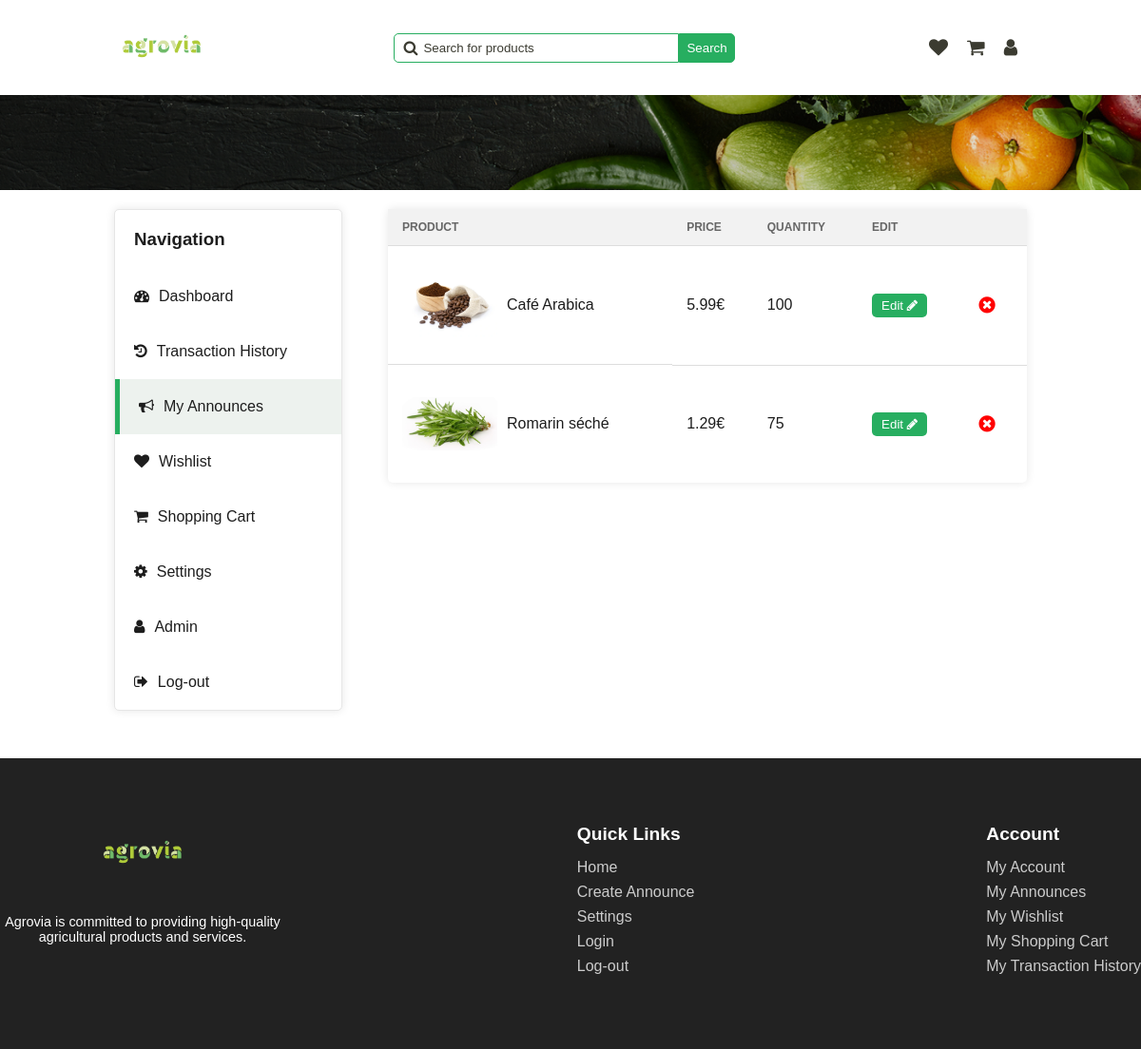
The page /pages/my-announces.php (signed in) on the database its author committed.
### tables this page shows
CREATE TABLE Announce (
  id INTEGER PRIMARY KEY,
  id_category INTEGER,
  image TEXT,
  title TEXT,
  description TEXT,
  price FLOAT,
  quantity INTEGER,
  rating INTEGER,
  out_of_stock BOOLEAN,
  FOREIGN KEY (id_category) REFERENCES Category(id)
);

### php/user.php (called while the page is built, shortened)
<?php
require '../php/pdo.php';
function get_user_by_id($id_user)
{
    global $pdo;
    try {
        $query = "SELECT * FROM User WHERE id = :id_user";
        $stmt = $pdo->prepare($query);
        $stmt->bindParam(':id_user', $id_user);
        $stmt->execute();
        $user = $stmt->fetch(PDO::FETCH_ASSOC);
        return $user;
    } catch (PDOException $e) {
        echo $e->getMessage();
    }
}

### php/announce.php (called while the page is built, shortened)
<?php
require '../php/pdo.php';
function get_user_announces_by_id($user_id)
{
    global $pdo;
    $query = "SELECT * FROM Announce WHERE id IN (SELECT announce_id FROM UserAnnounce WHERE user_id = :user_id)";
    $stmt = $pdo->prepare($query);
    $stmt->bindParam(':user_id', $user_id);
    $stmt->execute();
    $announce = $stmt->fetchAll(PDO::FETCH_ASSOC);
    return $announce;
}
?>

### pages/my-announces.php (the view, shortened to what this page needs)
<!DOCTYPE html>
<html lang="en">
<head>
    <link rel="stylesheet" href="../styles/alert.css">
    <link rel="stylesheet" href="../styles/dashboard.css" onload="load_theme()">
    <link rel="stylesheet" href="../styles/main-header.css">
    <link rel="stylesheet" href="../styles/my-announces.css">
    <link rel="stylesheet" href="../styles/confirm-modal.css">
    <link rel="stylesheet" href="../styles/wishlist.css">
    <link rel="stylesheet" href="../styles/footer.css">
    <link rel="stylesheet" href="https://cdnjs.cloudflare.com/ajax/libs/font-awesome/4.7.0/css/font-awesome.min.css">
</head>
<body>
    <header>
        <a href="../pages/home.php"><img id="logo" src="../assets/logo/agrovia-green.png" alt="logo"></a>
        <div class="search-bar">
            <span>
                <i class="fa fa-search"></i>
                <input type="text" name="search" id="search" placeholder="Search for products"
                    onkeydown="if(event.keyCode === 13) search()">
            </span>
            <button onclick="search()">Search</button>
        </div>
        <div class="user">
            <a href="../pages/wishlist.php">
                <i class="fa fa-heart"></i>
            </a>
            <a href="../pages/shopping-cart.php">
                <i class="fa fa-shopping-cart"></i>
            </a>
            <a href="../pages/dashboard.php">
                <i class="fa fa-user"></i>
            </a>
        </div>
    </header>
    <div class="separator-background"></div>
    <?php
    require "../php/user.php";
    require "../php/announce.php";
    $user = get_user_by_id($_SESSION['user_id']);
    $user_announces = get_user_announces_by_id($_SESSION['user_id']);
    ?>
    <div class="main-container">
        <section class="navigation">
            <h3>Navigation</h3>
            <a href="../pages/dashboard.php">
                <i class="fa fa-tachometer" aria-hidden="true"></i>
                <span>Dashboard</span>
            </a>
            <a href="../pages/transaction-history.php">
                <i class="fa fa-history"></i>
                <span>Transaction History</span>
            </a>
            <a href="../pages/my-announces.php" class="active">
                <i class="fa fa-bullhorn"></i>
                <span>My Announces</span>
            </a>
            <a href="../pages/wishlist.php">
                <i class="fa fa-heart"></i>
                <span>Wishlist</span>
            </a>
            <a href="../pages/shopping-cart.php">
                <i class="fa fa-shopping-cart"></i>
                <span>Shopping Cart</span>
            </a>
            <a href="../pages/settings.php">
                <i class="fa fa-gear"></i>
                <span>Settings</span>
            </a>
            <?php
            if ($user['is_admin']) {
                echo '<a href="../pages/admin.php"><i class="fa fa-user"></i><span>Admin</span></a>';
            }
            ?>
            <a href="../php/log-out.php">
                <i class="fa fa-sign-out"></i>
                Log-out
            </a>
        </section>
        <section class="tab-content my-announces-section">
            <table>
                <tr>
                    <th>Product</th>
                    <th>Price</th>
                    <th>Quantity</th>
                    <th>Edit</th>
                    <th></th>
                </tr>
                <?php foreach ($user_announces as $item): ?>
                    <tr id="wishlist-item-<?php echo $item['id']; ?>">
                        <td class="product">
                            <img src="<?php echo $item['image']; ?>" alt="product">
                            <span class="title"><?php echo $item['title']; ?></span>
                        </td>
                        <td class="price" id="price-<?php echo $item['id']; ?>">
                            <?php echo $item['price']; ?>€
                        </td>
                        <td class="stock-status">
                            <span>
                                <span class="quantity"
                                    id="count-<?php echo $item['id']; ?>"><?php echo $item['quantity']; ?></span>
                            </span>
                        </td>
                        <td>
                            <button class="edit-btn" onclick="open_edit_announce_modal(
                                            <?php echo $item['id']; ?>,
                                            '<?php echo $item['title']; ?>',
                                            '<?php echo $item['description']; ?>',
                                            <?php echo $item['price']; ?>,
                                            <?php echo $item['quantity']; ?>
                            )">
                                Edit <i class="fa fa-pencil" aria-hidden="true"></i>
                            </button>
                        </td>
                        <td>
                            <button class="delete-btn" onclick="delete_announce(<?php echo $item['id']; ?>)">
                                <i class="fa fa-times-circle" aria-hidden="true"></i>
                            </button>
                        </td>
                    </tr>
                    <?php
                endforeach;
                ?>
            </table>
        </section>
    </div>
    <div class="footer">
        <div class="footer-content">
            <div class="footer-logo">
                <a href="../pages/home.php"><img src="../assets/logo/agrovia-green.png" alt="Agrovia logo"></a>
                <p>Agrovia is committed to providing high-quality agricultural products and services.</p>
            </div>
            <div class="footer-section">
                <h3>Quick Links</h3>
                <a href="../pages/home.php">Home</a>
                <a href="../pages/create-announce.php">Create Announce</a>
                <a href="../pages/settings.php">Settings</a>
                <a href="../pages/login.php">Login</a>
                <a href="../php/log-out.php">Log-out</a>
            </div>
            <div class="footer-section">
                <h3>Account</h3>
                <a href="../pages/dashboard.php">My Account</a>
                <a href="../pages/my-announces.php">My Announces</a>
                <a href="../pages/wishlist.php">My Wishlist</a>
                <a href="../pages/shopping-cart.php">My Shopping Cart</a>
                <a href="../pages/transaction-history.php">My Transaction History</a>
            </div>
        </div>
    </div>
</body>
</html>

### styles/dashboard.css (style rules this page uses)
.main-container { margin-top: 120px; display: flex; justify-content: space-between; color: var(--dark); }
.main-container .navigation { display: flex; justify-content: flex-start; flex-direction: column; background-color: var(--white); width: 25%; border-radius: 5px; height: max-content; box-shadow: 0 0 10px rgba(0, 0, 0, 0.1); border: 1px solid var(--light-stroke); }
.main-container .navigation h3 { padding: 20px; margin: 0; color: var(--dark); }
.main-container .navigation a { padding: 20px; display: flex; justify-content: flex-start; text-decoration: none; color: var(--dark); }
.main-container .navigation a.active { background-color: var(--light-hover-green); border-left: 5px solid var(--secondary); }
.main-container .navigation a i { margin-right: 10px; }

### styles/main-header.css (style rules this page uses)
header { display: flex; justify-content: space-between; align-items: center; }
header a img { width: 100px; }
header .search-bar { display: flex; align-items: center; }
header .search-bar span { display: flex; align-items: center; position: relative; }
header .search-bar span i { position: absolute; left: 10px; color: var(--text); }
header .search-bar span input { padding: 7px; border: 1px solid var(--secondary); border-radius: 5px 0 0 5px; padding-left: 30px; min-width: 300px; }
header .search-bar span input::placeholder { color: var(--text); position: absolute; left: 30px; }
header .search-bar button { padding: 7px; border-radius: 0 5px 5px 0; background-color: var(--secondary); color: var(--white); border: 1px solid var(--secondary); cursor: pointer; }
header .user { display: flex; align-items: center; }
header .user a { text-decoration: none; padding: 10px; }
header .user a i { font-size: 20px; color: var(--text); }
.separator-background { background-image: url("../assets/backgrounds/separator-background.png"); background-size: cover; background-position: center; background-repeat: no-repeat; width: 100%; height: 100px; position: absolute; left: 0; }

### styles/my-announces.css (style rules this page uses)
table .edit-btn { background-color: var(--secondary); color: white; padding: 5px 10px; border-radius: 5px; border: none; cursor: pointer; }
input[type="text"], input[type="number"], textarea { width: calc(100% - 16px); padding: 8px; border-radius: 5px; border: 1px solid #ccc; }

### styles/wishlist.css (style rules this page uses)
.tab-content { background-color: transparent; width: 70%; padding: 0; display: flex; align-items: flex-end; flex-direction: column; }
.tab-content table { border-radius: 5px; border: none; width: 100%; border-collapse: collapse; background-color: var(--white); margin-bottom: 22px; box-shadow: 0 0 10px rgba(0, 0, 0, 0.1); }
table tr:last-child td { border-bottom: none; }
table { width: 100%; border-collapse: collapse; border-spacing: 0; border: 1px solid var(--light-stroke); }
th, td { padding: 12px 15px; text-align: left; border-bottom: 1px solid #ddd; }
td { color: var(--dark); font-weight: 500; }
td.product { display: flex; align-items: center; }
td.product span { margin-left: 10px; }
th { background-color: #f2f2f2; color: #666; text-transform: uppercase; font-size: 12px; }
img { max-width: 100px; height: auto; display: block; }
.delete-btn { background-color: transparent; outline: none; border: none; color: var(--error); cursor: pointer; }
.delete-btn i { font-size: 20px; }

### styles/footer.css (style rules this page uses)
.footer { background-color: #222; color: #fff; padding: 50px 0; position: absolute; left: 0; width: 100%; margin-top: 50px; }
.footer-content { display: flex; align-items: flex-start; flex-wrap: wrap; max-width: 1200px; margin: 0 auto; justify-content: space-between; }
.footer-logo { display: flex; flex-direction: column; align-items: center; width: 25%; }
.footer-logo img { width: 150px; height: auto; }
.footer-logo p { font-size: 0.9rem; text-align: center; }
.footer-section { margin-bottom: 20px; }
.footer-section h3 { font-size: 1.2rem; margin-bottom: 15px; }
.footer-section a { display: block; color: #ccc; text-decoration: none; margin-bottom: 8px; transition: color 0.3s ease; }

### rows shown on the page
announce: image (picture), title "Café Arabica", price "5.99", quantity "100"
announce: image (picture), title "Romarin séché", price "1.29", quantity "75"
